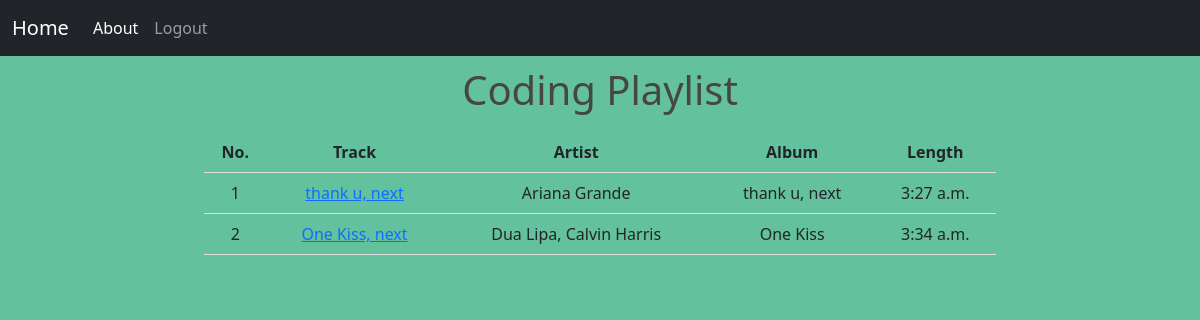
/playlist/playlist/6 (signed in), run on the app's committed database.
### playlist/models.py (models this page shows, shortened)
class Playlist(models.Model):
    name = models.CharField(max_length=70)
    number_of_songs = models.IntegerField()

class Song(models.Model):
    track = models.CharField(max_length=50)
    artist = models.CharField(max_length=50)
    album = models.CharField(max_length=70)
    length = models.TimeField()
    playlist_id = models.IntegerField(default=0)

### playlist/views.py (the view)
# urls.py: path('playlist/', include('playlist.urls')),
def playlist(request, id):
    songs = []
    playlist = get_object_or_404(Playlist, pk=id)
    all_songs = Song.objects.all()
    for song in all_songs:
        if id == song.playlist_id:
            songs.append(song)
    return render(request,
                  'playlist/songs.html',
                  {"songs": songs, "playlist_name": playlist.name})

### templates/playlist/songs.html (shortened to what this page needs)
{% extends "playlist/base.html" %}
{% load static %}
{% block css %} <link rel="stylesheet" href= "{% static 'playlist/css/songs.css' %}"/> {% endblock %}
{% block heading %}
  <center>{{ playlist_name }}</center>
{% endblock heading %}
{% block content%}
    <table>
        <tr>
          <th>No.</th>
          <th>Track</th>
          <th>Artist</th>
          <th>Album</th>
          <th>Length</th>
        </tr>
        {% for song in songs  %}
        <a href="{% url 'edit' song.id  %}">
          <tr>
              <td>{{ forloop.counter }}</td>
              <td><a href="{% url 'edit' song.id  %}">{{ song.track }}</a></td>
              <td>{{ song.artist }}</td>
              <td>{{ song.album }}</td>
              <td>{{ song.length }}</td>
          </tr>
        </a>
        {% endfor %}
      </table>
{% endblock %}

### static/playlist/css/songs.css (style rules this page uses)
body { background: #64c19e; }
table { width: 100%; text-align: center; }
th, td { padding: 8px; border-bottom: 1px solid #ddd; }

### data on the page
Playlist: name "Coding Playlist"
Song: track "thank u, next", artist "Ariana Grande", album "thank u, next", length "3:27 a.m."
Song: track "One Kiss, next", artist "Dua Lipa, Calvin Harris", album "One Kiss", length "3:34 a.m."
